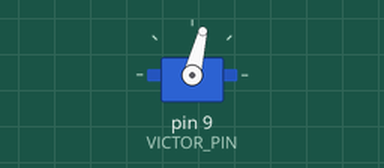
Recording of a sketch running on a simulated Arduino Uno, built with avr-gcc and run on an emulated ATmega328P. Parts: servo.

Above: at 0.05 s.
At 2.1 s:
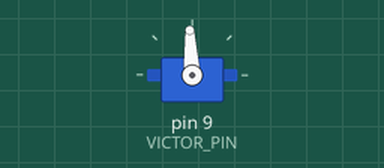
Timing chart, 0 to 4.8 s (numbered marks = the images above):
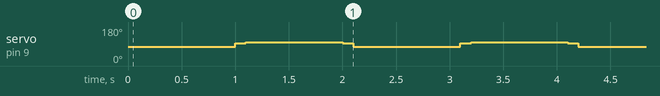

The sketch:

bionic_arm.ino
```cpp
#include <Servo.h>

const int STICK_PIN = A0;
const int VICTOR_PIN = 9;

Servo victor;

void setup(){
  victor.attach(VICTOR_PIN);
  Serial.begin(9600);
}

void loop(){
  //setMotor(getJoystick());
  //delay(1);
  setMotor(-0.35);
  delay(1000);
  setMotor(0);
  delay(100);
  setMotor(0.15);
  delay(900);
  setMotor(0);
  delay(100);
}

void setMotor(float val){
  val = constrain(val, -1.0, 1.0);
  int us = (val * 500) + 1500;
  victor.writeMicroseconds(us);
}

float getJoystick(){
  int raw = analogRead(STICK_PIN);
  float res = constrain((raw - 511) / (-511.0), -1.0, 1.0);

  float sign = 1.0;
  if(res < 0){
    sign = -1.0;
  }

  res = res * res * sign;

  if(abs(res) < 0.05){
    res = 0.0;
  }
  return res;
}
  
```

Measured:
- by itself, servo on pin 9 (VICTOR_PIN): repeats every 2.1 s: 100° 0.90 s, 93° 0.10 s, 76° 1.0 s, 93° 0.10 s
